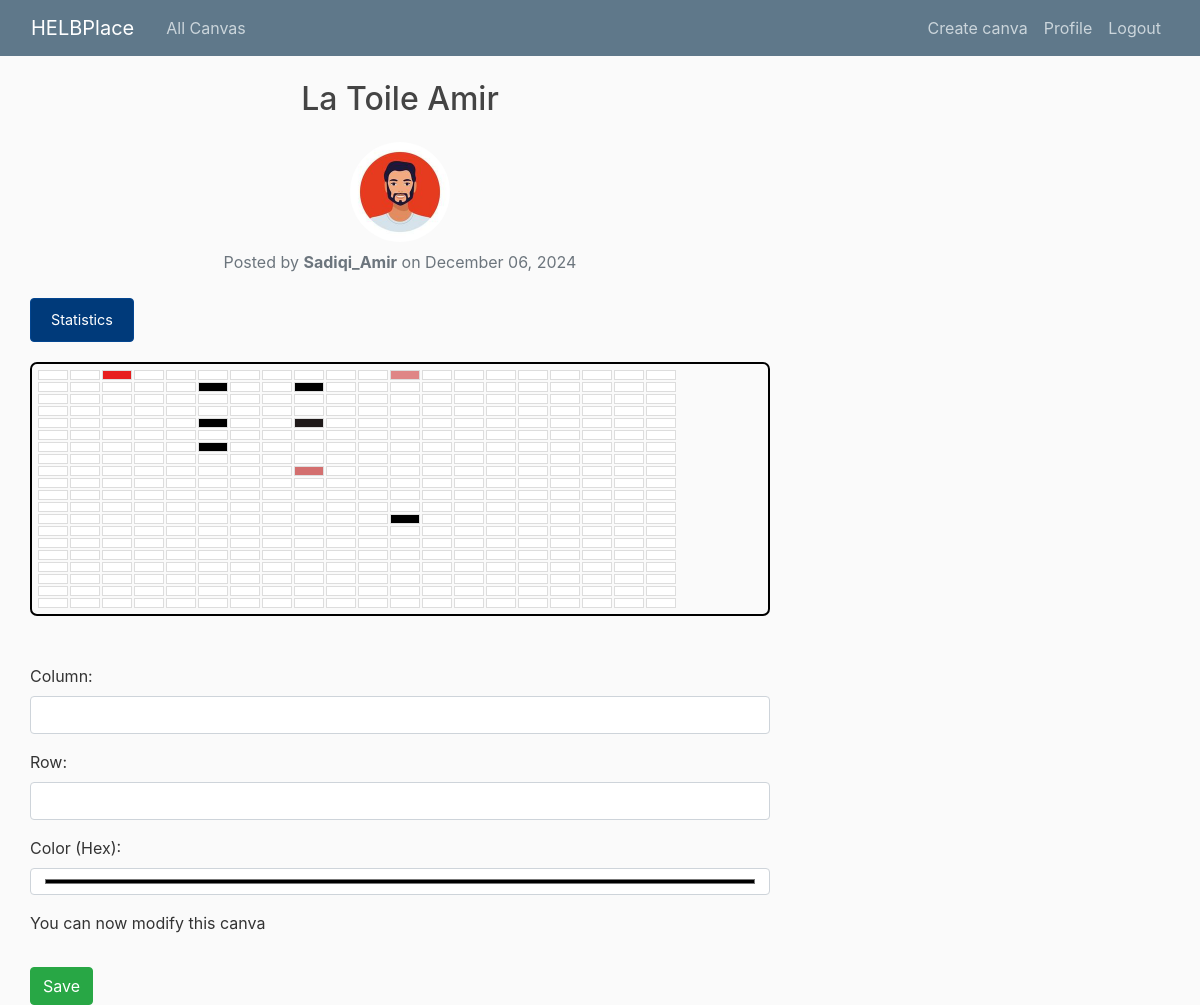
Page /canva/26/ (signed in) on the earlier database version.
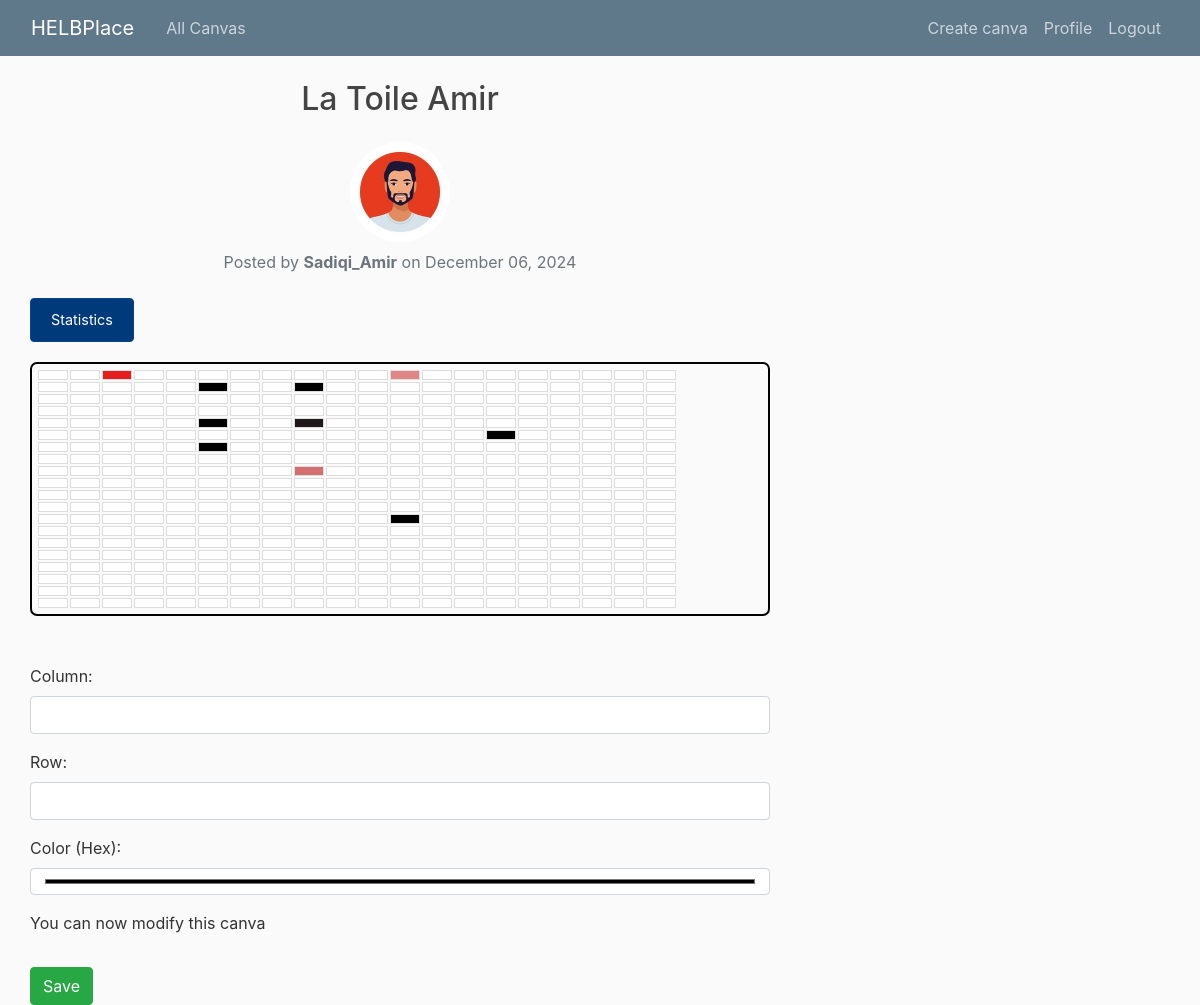
Same page on the later database version.
### blog/models.py (models this page shows)
class Pixel(models.Model):
    canva = models.ForeignKey(Canva, on_delete=models.CASCADE, related_name='pixels')
    x = models.IntegerField()
    y = models.IntegerField()
    color = models.CharField(max_length=7, default='#FFFFFF')
    class Meta:
        unique_together = ('canva', 'x', 'y')

### blog/views.py (the view)
# urls.py: path('canva/<int:pk>/', CanvaDetailView.as_view(), name='canva-detail'),
class CanvaDetailView(DetailView):
    model = Canva
    def get_context_data(self, **kwargs):
        context = super().get_context_data(**kwargs)
        canva = self.object
        pixels = canva.pixels.all()
        grid = [[None for _ in range(canva.sizeWidth)] for _ in range(canva.sizeHeight)]
        for pixel in pixels:
            grid[pixel.y][pixel.x] = pixel
        user_action = UserAction.objects.filter(user=self.request.user, canva=canva).first()
        if user_action:
            time_since_last_action = now() - user_action.last_modified
            context['time_remaining'] = max(0, canva.timer - time_since_last_action.seconds)
        else:
            context['time_remaining'] = 0
        context['pixels'] = grid
        return context

### blog/templates/blog/canva_detail.html (shortened to what this page needs)
{% extends "blog/base.html" %}
{% block content %}
<div class="container">
    <h2 class="mb-4 text-center">{{ canva.title }}</h2>
    <div class="text-center mb-4">
        <img class="rounded-circle" src="{{ canva.author.profile.image.url }}" alt="{{ canva.author }}" style="width: 100px; height: 100px;">
        <p class="mt-2 text-muted">Posted by <strong>{{ canva.author }}</strong> on {{ canva.date_posted|date:"F d, Y" }}</p>
    </div>
    <div class="statistic-button">
        <a href="{% url 'blog-statistic' %}?canva_id={{ canva.id }}" class="btn btn-primary">Statistics</a>
    </div>
    <div class="canvas-grid">
        {% for row in pixels %}
            <div class="pixel-row">
                {% for pixel in row %}
                    <div
                        class="pixel"
                        style="background-color: {{ pixel.color }};"
                        data-x="{{ pixel.x }}"
                        data-y="{{ pixel.y }}"
                        onclick="selectPixel(event)">
                    </div>
                {% empty %}
                    <p>No pixels available.</p>
                {% endfor %}
            </div>
        {% endfor %}
    </div>
    <div class="modify-grid mt-5">
        <form method="POST" action="{% url 'update-pixel' canva.id %}" id="pixel-form">
            <div class="form-group">
                <label for="x">Column:</label>
                <input type="number" id="x" name="x" class="form-control" required >
            </div>
            <div class="form-group">
                <label for="y">Row:</label>
                <input type="number" id="y" name="y" class="form-control" required >
            </div>
            <div class="form-group">
                <label for="color">Color (Hex):</label>
                <input type="color" id="color" name="color" class="form-control" required>
            </div>
            {% if time_remaining > 0 %}
                <div id="countdown-timer">
                    <p>Please wait <span id="timer">{{ time_remaining }}</span> seconds before modifying again.</p>
                </div>
            {% else %}
                <p>You can now modify this canva</p>
            {% endif %}
            <button type="submit" class="btn btn-success mt-3" id="save-button">Save</button>
        </form>
    </div>
</div>
{% endblock %}

Differences in the rows shown:
changed Pixel (number 115 of 400 on the later page): color "#ffffff" → "#000000" (drawn)
